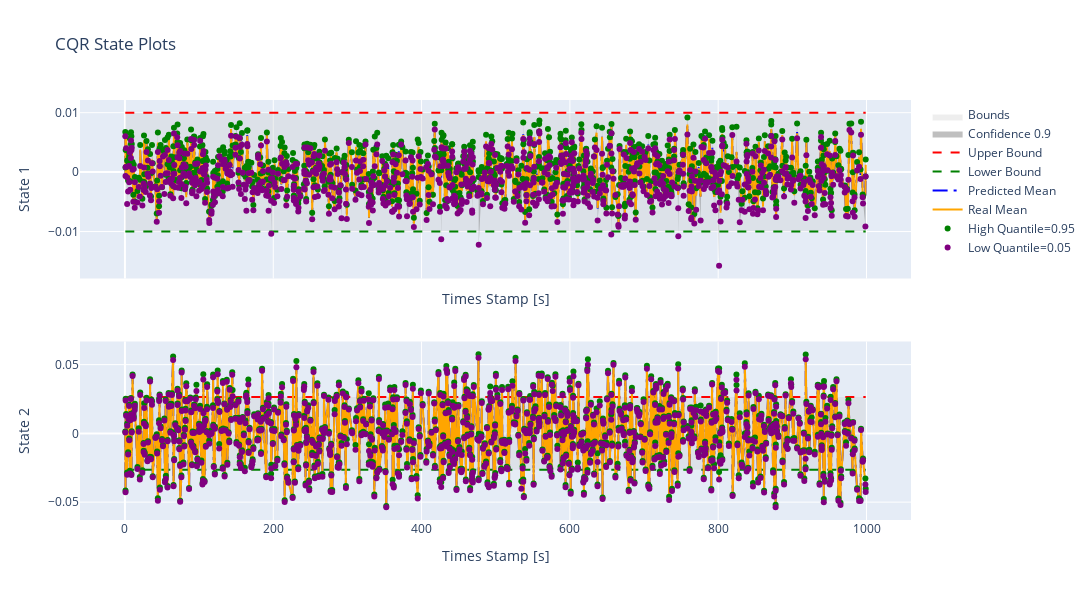

Here is the notebook cell this chart was saved with:
### Markdown cell above
This plot is made against test data which till now is untouched.

### Code cell
dm.plot_cqr_error_plotly()

### Figure 1 — Plotly figure (JSON) as saved in the notebook; plotly's stock layout.template omitted (floating-point values rounded to 4 significant figures; data arrays with more than 128 entries replaced by an {"elided": "..."} marker saying what was removed)
{"data": [{"fill": "toself", "fillcolor": "rgba(200, 200, 200, 0.3)", "line": {"color": "rgba(255,255,255,0)"}, "name": "Bounds", "showlegend": true, "type": "scatter", "x": [0.5, 998.9, 998.9, 0.5], "xaxis": "x", "y": [-0.01, -0.01, 0.01, 0.01], "yaxis": "y"}, {"fill": "toself", "fillcolor": "rgba(128, 128, 128, 0.5)", "line": {"color": "rgba(255,255,255,0)"}, "name": "Confidence 0.9", "showlegend": true, "type": "scatter", "x": {"elided": "2000 float values"}, "xaxis": "x", "y": {"elided": "2000 float values"}, "yaxis": "y"}, {"line": {"color": "red", "dash": "dash"}, "mode": "lines", "name": "Upper Bound", "showlegend": true, "type": "scatter", "x": {"elided": "1000 float values"}, "xaxis": "x", "y": {"elided": "1000 float values"}, "yaxis": "y"}, {"line": {"color": "green", "dash": "dash"}, "mode": "lines", "name": "Lower Bound", "showlegend": true, "type": "scatter", "x": {"elided": "1000 float values"}, "xaxis": "x", "y": {"elided": "1000 float values"}, "yaxis": "y"}, {"line": {"color": "blue", "dash": "longdashdot"}, "mode": "lines", "name": "Predicted Mean", "showlegend": true, "type": "scatter", "x": {"elided": "1000 float values"}, "xaxis": "x", "y": {"elided": "1000 float values"}, "yaxis": "y"}, {"line": {"color": "orange"}, "mode": "lines", "name": "Real Mean", "showlegend": true, "type": "scatter", "x": {"elided": "1000 float values"}, "xaxis": "x", "y": {"elided": "1000 float values"}, "yaxis": "y"}, {"marker": {"color": "green", "size": 6}, "mode": "markers", "name": "High Quantile=0.95", "showlegend": true, "type": "scatter", "x": {"elided": "1000 float values"}, "xaxis": "x", "y": {"elided": "1000 float values"}, "yaxis": "y"}, {"marker": {"color": "purple", "size": 6}, "mode": "markers", "name": "Low Quantile=0.05", "showlegend": true, "type": "scatter", "x": {"elided": "1000 float values"}, "xaxis": "x", "y": {"elided": "1000 float values"}, "yaxis": "y"}, {"fill": "toself", "fillcolor": "rgba(200, 200, 200, 0.3)", "line": {"color": "rgba(255,255,255,0)"}, "name": "Bounds", "showlegend": false, "type": "scatter", "x": [0.5, 998.9, 998.9, 0.5], "xaxis": "x2", "y": [-0.0265, -0.0265, 0.0265, 0.0265], "yaxis": "y2"}, {"fill": "toself", "fillcolor": "rgba(128, 128, 128, 0.5)", "line": {"color": "rgba(255,255,255,0)"}, "name": "Confidence 0.9", "showlegend": false, "type": "scatter", "x": {"elided": "2000 float values"}, "xaxis": "x2", "y": {"elided": "2000 float values"}, "yaxis": "y2"}, {"line": {"color": "red", "dash": "dash"}, "mode": "lines", "name": "Upper Bound", "showlegend": false, "type": "scatter", "x": {"elided": "1000 float values"}, "xaxis": "x2", "y": {"elided": "1000 float values"}, "yaxis": "y2"}, {"line": {"color": "green", "dash": "dash"}, "mode": "lines", "name": "Lower Bound", "showlegend": false, "type": "scatter", "x": {"elided": "1000 float values"}, "xaxis": "x2", "y": {"elided": "1000 float values"}, "yaxis": "y2"}, {"line": {"color": "blue", "dash": "longdashdot"}, "mode": "lines", "name": "Predicted Mean", "showlegend": false, "type": "scatter", "x": {"elided": "1000 float values"}, "xaxis": "x2", "y": {"elided": "1000 float values"}, "yaxis": "y2"}, {"line": {"color": "orange"}, "mode": "lines", "name": "Real Mean", "showlegend": false, "type": "scatter", "x": {"elided": "1000 float values"}, "xaxis": "x2", "y": {"elided": "1000 float values"}, "yaxis": "y2"}, {"marker": {"color": "green", "size": 6}, "mode": "markers", "name": "High Quantile=0.95", "showlegend": false, "type": "scatter", "x": {"elided": "1000 float values"}, "xaxis": "x2", "y": {"elided": "1000 float values"}, "yaxis": "y2"}, {"marker": {"color": "purple", "size": 6}, "mode": "markers", "name": "Low Quantile=0.05", "showlegend": false, "type": "scatter", "x": {"elided": "1000 float values"}, "xaxis": "x2", "y": {"elided": "1000 float values"}, "yaxis": "y2"}], "layout": {"height": 600, "showlegend": true, "title": {"text": "CQR State Plots"}, "width": 1800, "xaxis": {"anchor": "y", "domain": [0, 1], "matches": "x2", "showticklabels": false, "title": {"text": "Times Stamp [s]"}}, "xaxis2": {"anchor": "y2", "domain": [0, 1], "title": {"text": "Times Stamp [s]"}}, "yaxis": {"anchor": "x", "domain": [0.575, 1], "title": {"text": " State 1"}}, "yaxis2": {"anchor": "x2", "domain": [0, 0.425], "title": {"text": " State 2"}}}}
